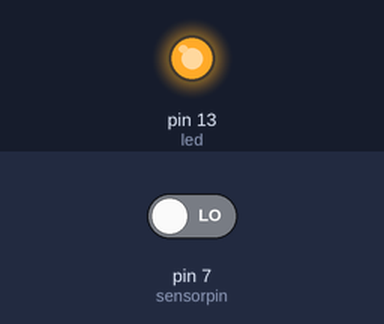
The sketch below on a simulated Arduino Uno, built with avr-gcc and run on an emulated ATmega328P. Shown: output pins drawn as LEDs (lit = HIGH). The inputs (shaded band) are chosen by the test bench; at power-on: pin 7 (sensorpin) LOW.

Above: at 1.2 s.
1.3 s: pin 7 (sensorpin) driven HIGH
At 2.3 s:
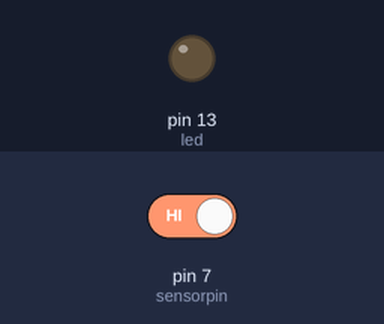
2.8 s: pin 7 (sensorpin) driven LOW
At 3.5 s:
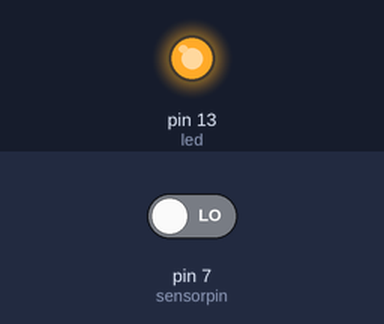
Timing chart, 0 to 5.8 s (numbered marks = the images above; inputs shaded):
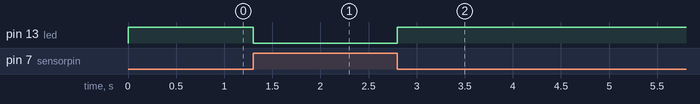

Measured:
- after the input at 1.3 s, pin 13 (led): HIGH → LOW at once
- after the input at 2.8 s, pin 13 (led): LOW → HIGH at once

The sketch:

IR-Digital.ino
```cpp
int led=13;
int sensorpin=7;
int sensorval=LOW;
void setup() {
pinMode(led,OUTPUT);
pinMode(sensorpin,INPUT);
}

void loop() {
sensorval=digitalRead(sensorpin);
if(sensorval==HIGH){
  digitalWrite(led,LOW);
}
else{
  digitalWrite(led,HIGH);
}
}
```
